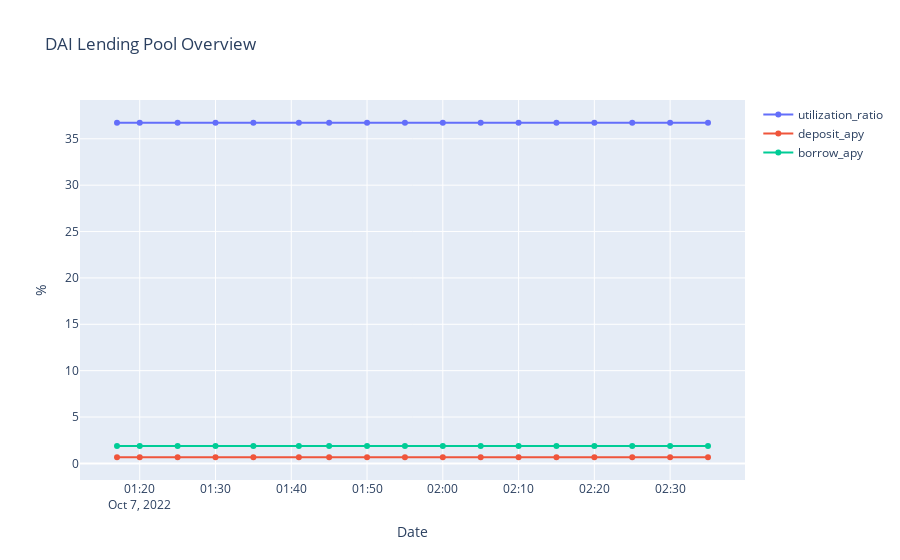

Here is the notebook cell this chart was saved with:
### Code cell
go.Figure(
    data=[
        go.Scatter(
            name="utilization_ratio",
            x=df.toPandas()["date_trunc"],
            y=df.toPandas()["utilization_ratio"] * 100
        ),
        go.Scatter(
            name="deposit_apy",
            x=df.toPandas()["date_trunc"],
            y=df.toPandas()["pit_token_deposit_apy"] * 100
        ),
        go.Scatter(
            name="borrow_apy",
            x=df.toPandas()["date_trunc"],
            y=df.toPandas()["pit_token_borrow_apy"] * 100
        )
    ],
    layout=go.Layout(
        title="DAI Lending Pool Overview",
        yaxis_title="%",
        xaxis_title='Date'
    )
)

### Figure 1 — Plotly figure (JSON) as saved in the notebook; plotly's stock layout.template omitted (floating-point values rounded to 4 significant figures)
{"data": [{"name": "utilization_ratio", "type": "scatter", "x": ["2022-10-07T01:17:00", "2022-10-07T01:20:00", "2022-10-07T01:25:00", "2022-10-07T01:30:00", "2022-10-07T01:35:00", "2022-10-07T01:41:00", "2022-10-07T01:45:00", "2022-10-07T01:50:00", "2022-10-07T01:55:00", "2022-10-07T02:00:00", "2022-10-07T02:05:00", "2022-10-07T02:10:00", "2022-10-07T02:15:00", "2022-10-07T02:20:00", "2022-10-07T02:25:00", "2022-10-07T02:30:00", "2022-10-07T02:35:00"], "y": [36.73, 36.73, 36.73, 36.73, 36.73, 36.73, 36.73, 36.73, 36.73, 36.73, 36.73, 36.73, 36.73, 36.73, 36.73, 36.73, 36.73]}, {"name": "deposit_apy", "type": "scatter", "x": ["2022-10-07T01:17:00", "2022-10-07T01:20:00", "2022-10-07T01:25:00", "2022-10-07T01:30:00", "2022-10-07T01:35:00", "2022-10-07T01:41:00", "2022-10-07T01:45:00", "2022-10-07T01:50:00", "2022-10-07T01:55:00", "2022-10-07T02:00:00", "2022-10-07T02:05:00", "2022-10-07T02:10:00", "2022-10-07T02:15:00", "2022-10-07T02:20:00", "2022-10-07T02:25:00", "2022-10-07T02:30:00", "2022-10-07T02:35:00"], "y": [0.6627, 0.6627, 0.6627, 0.6627, 0.6627, 0.6627, 0.6627, 0.6627, 0.6627, 0.6627, 0.6627, 0.6627, 0.6627, 0.6627, 0.6627, 0.6629, 0.6629]}, {"name": "borrow_apy", "type": "scatter", "x": ["2022-10-07T01:17:00", "2022-10-07T01:20:00", "2022-10-07T01:25:00", "2022-10-07T01:30:00", "2022-10-07T01:35:00", "2022-10-07T01:41:00", "2022-10-07T01:45:00", "2022-10-07T01:50:00", "2022-10-07T01:55:00", "2022-10-07T02:00:00", "2022-10-07T02:05:00", "2022-10-07T02:10:00", "2022-10-07T02:15:00", "2022-10-07T02:20:00", "2022-10-07T02:25:00", "2022-10-07T02:30:00", "2022-10-07T02:35:00"], "y": [1.887, 1.887, 1.887, 1.887, 1.887, 1.887, 1.887, 1.887, 1.887, 1.887, 1.887, 1.887, 1.887, 1.887, 1.887, 1.887, 1.887]}], "layout": {"title": {"text": "DAI Lending Pool Overview"}, "xaxis": {"title": {"text": "Date"}}, "yaxis": {"title": {"text": "%"}}}}
